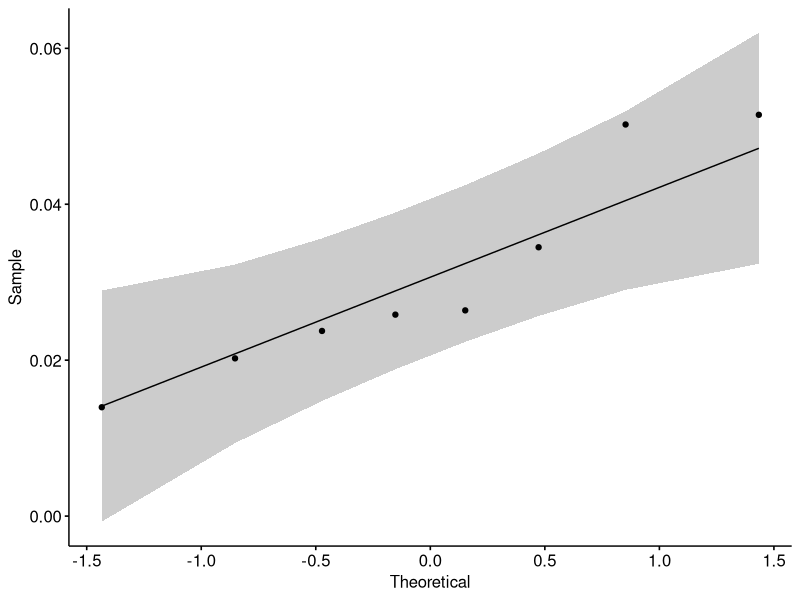
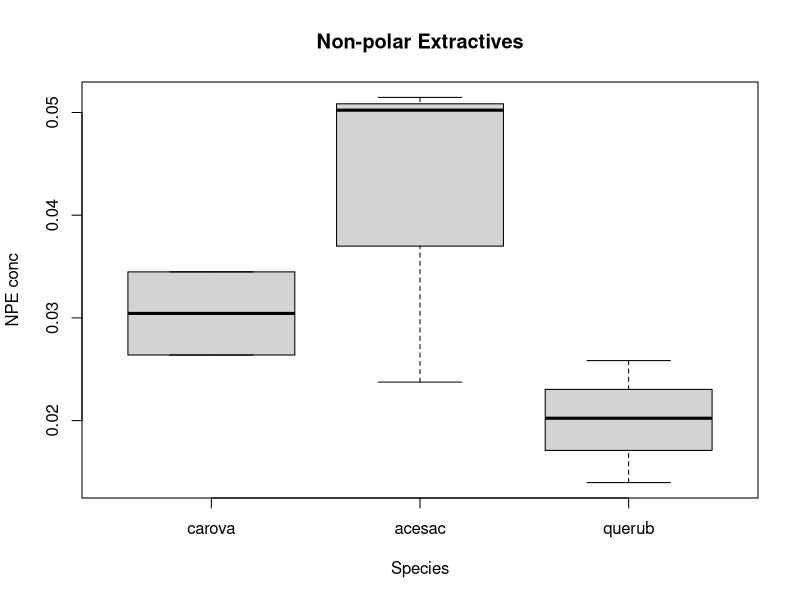
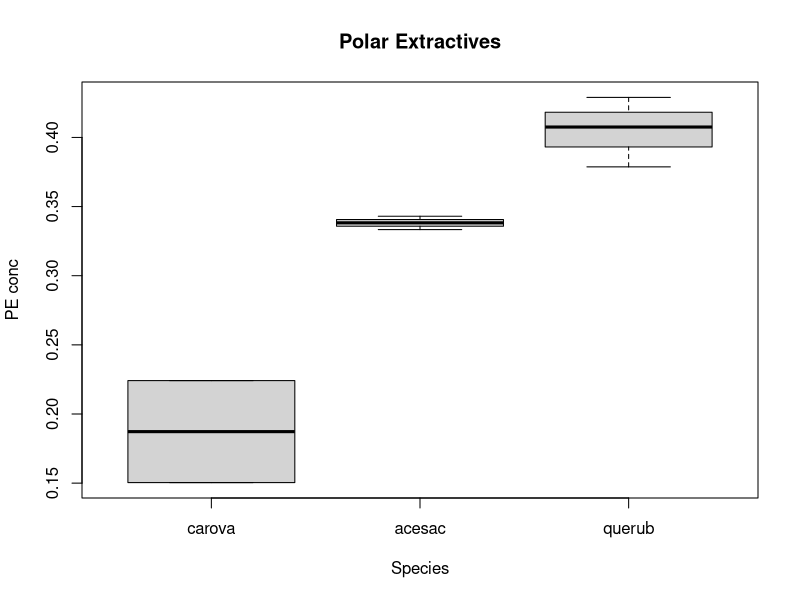
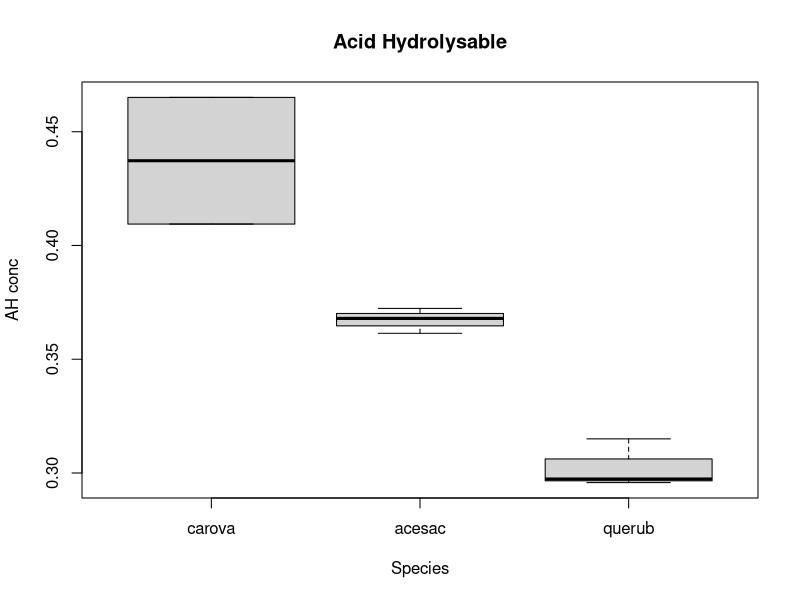
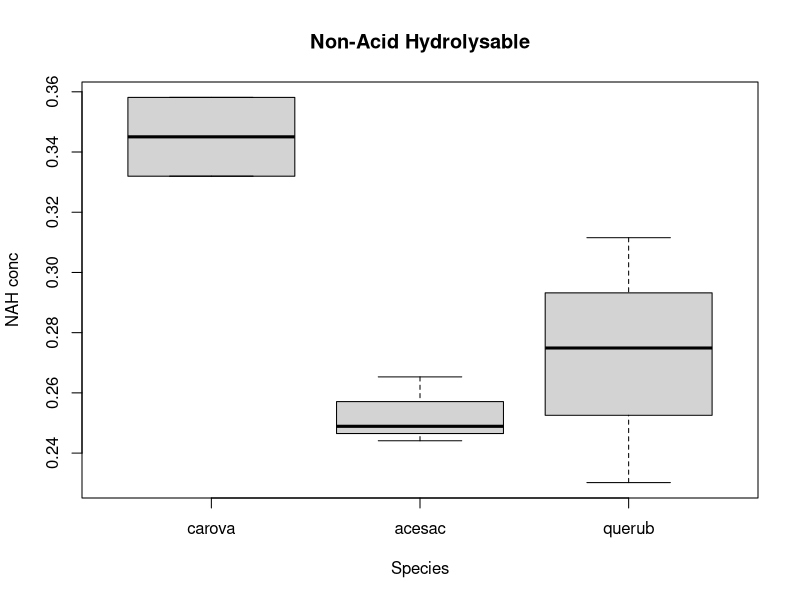
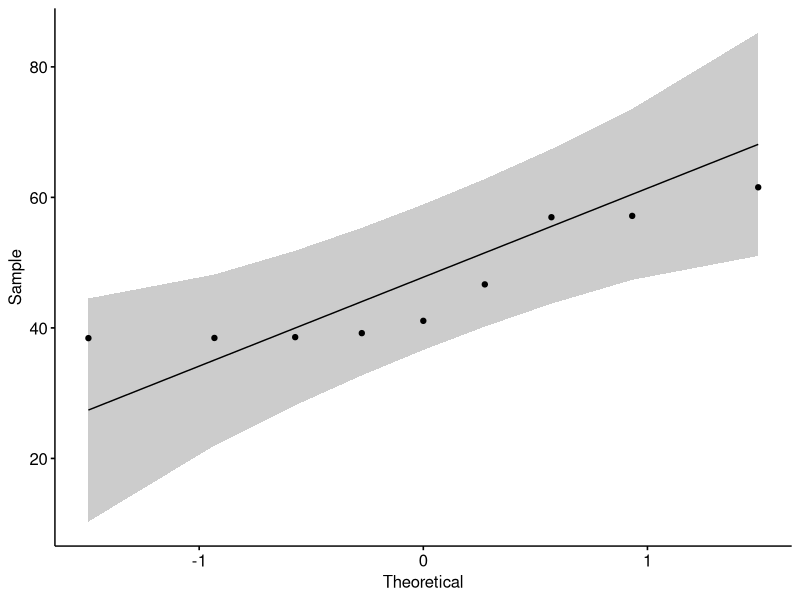
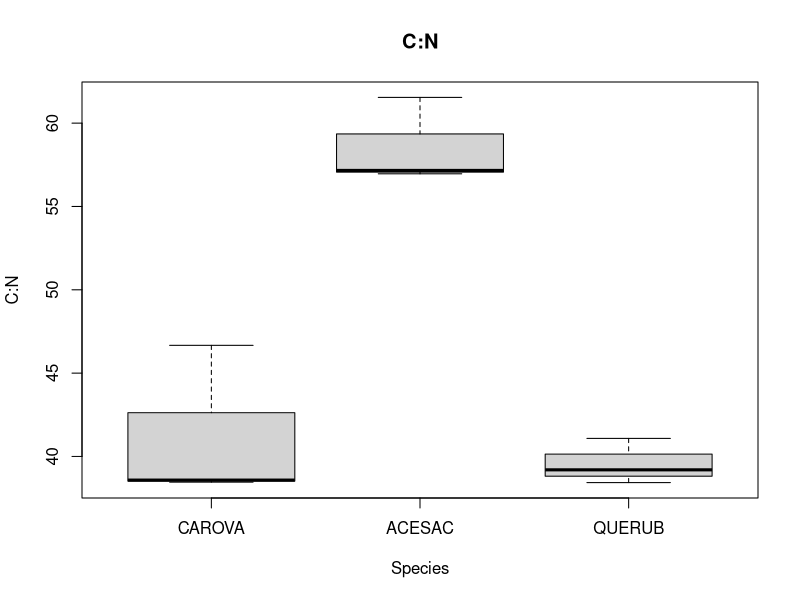
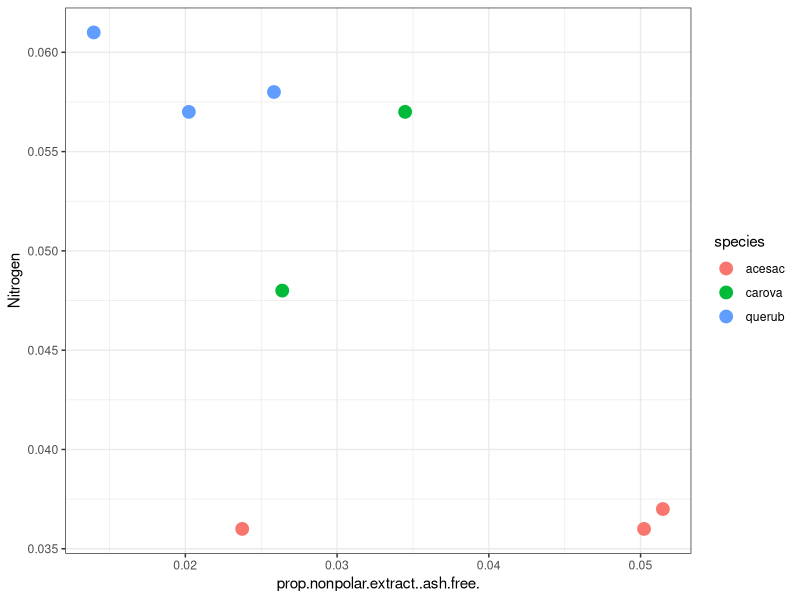

R code for these plots, in order:
## ---- chunk 1
knitr::opts_chunk$set(echo = TRUE)
## ---- chunk 2
leafchem=read.csv("leafchemcalcs.csv", header=TRUE)
dim(leafchem)
#Because of the highlighting and stuff in the excel file, there are extra rows. Cut them out
leafchem=leafchem[1:8,]
##CAROVA T03 is an outlier because I fucked up that sample - we'll just cut it out now so it doesn't screw up the analyses.

lig.n=read.csv("costech.data.csv",header=TRUE)

###libraries
library(ggpubr)
library(stats)
library(nlme)
## ---- chunk 3
##non-polar extractives
order=factor(leafchem$species, levels=c("carova", "acesac","querub"))
colnames(leafchem)
npe=aov(leafchem$prop.nonpolar.extract..ash.free.~leafchem$species)
summary(npe)
shapiro.test(leafchem$prop.nonpolar.extract..ash.free.)
ggqqplot(leafchem$prop.nonpolar.extract..ash.free.)
boxplot(leafchem$prop.nonpolar.extract..ash.free.~order, main="Non-polar Extractives", ylab="NPE conc", xlab="Species")

##polar extractives
pe=aov(leafchem$prop.polar.extract..ash.free.~leafchem$species)
summary(pe)
shapiro.test(leafchem$prop.polar.extract..ash.free.)
TukeyHSD(pe)
boxplot(leafchem$prop.polar.extract..ash.free.~order, main="Polar Extractives", ylab="PE conc", xlab="Species")

##acid-hydrolysable compounds
ahc=aov(leafchem$prop.AH.cell.wall.compds..ash.free.~leafchem$species)
summary(ahc)
shapiro.test(leafchem$prop.AH.cell.wall.compds..ash.free.)
TukeyHSD(ahc)
boxplot(leafchem$prop.AH.cell.wall.compds..ash.free.~order, main="Acid Hydrolysable", ylab="AH conc", xlab="Species")

##non-acid hydrolysable compounds
nahc=aov(leafchem$prop.NAH.cell.wall.compds..ash.free.~leafchem$species)
summary(nahc)
shapiro.test(leafchem$prop.NAH.cell.wall.compds..ash.free.)
TukeyHSD(nahc)
boxplot(leafchem$prop.NAH.cell.wall.compds..ash.free.~order,main="Non-Acid Hydrolysable",ylab="NAH conc", xlab="Species")

###Costech Stats
##C:N
order=factor(lig.n$Species, levels=c("CAROVA", "ACESAC","QUERUB"))
colnames(lig.n)
cton=aov(lig.n$C.N~lig.n$Species)
summary(cton)
shapiro.test(lig.n$C.N)
ggqqplot(lig.n$C.N)
boxplot(lig.n$C.N~order, main="C:N", ylab="C:N", xlab="Species")

##NAH:N
chem=merge(leafchem, lig.n)
dim(chem)

nah.n=aov(chem$prop.nonpolar.extract..ash.free.~chem$Nitrogen)
summary(nah.n)
ggplot(chem, aes(x=prop.nonpolar.extract..ash.free., y=Nitrogen, color=species))+
  geom_point(size=4)+
  theme_bw()
